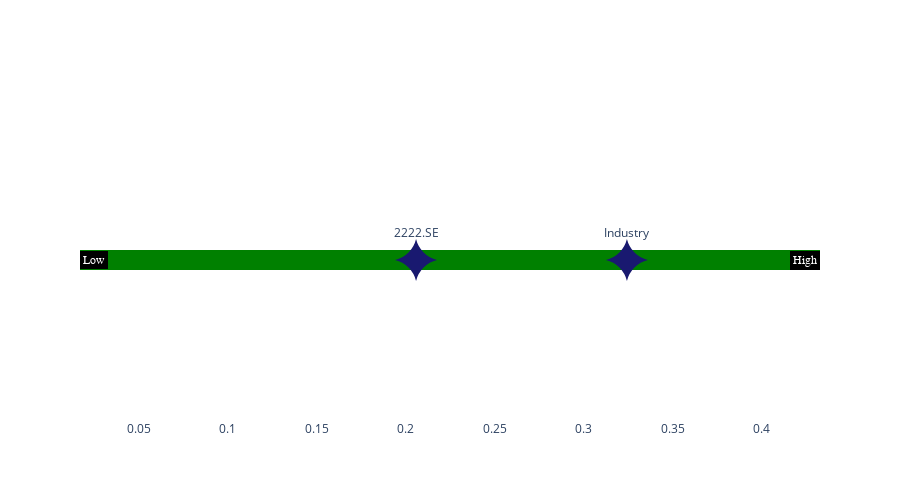

Write notebook code for a chart like this one.
### Code cell
import plotly.graph_objects as go
import plotly.express as px
import pandas as pd

def volatility(ticker):
    dataPath = os.path.abspath(os.path.join(os.path.dirname((os.path.curdir.__dir__()[0])), '..', 'Data'))
    fundDF = pd.read_csv(dataPath+'\\{}\\Fundamentals.csv'.format(ticker))
    pDF = pd.read_csv(dataPath+'\\{}\\Peers.csv'.format(ticker))
    volAvg = pDF['TR.VOLATILITY260D/100'].mean()
    volAsset = fundDF['TR.VOLATILITY260D/100'][0]
    if (volAvg>volAsset):
        high = volAvg
    else:
        high = volAsset

    fig = go.Figure()
    fig.add_trace(go.Scatter(
        x=[volAsset,volAvg], y=[0,0], mode='markers+text', marker_size=30, text=[ticker,'Industry'], textposition='top center', marker_symbol = 'star-diamond',marker_color="midnightblue",
    ))
    fig.add_annotation(x=0.025
        , y=0
        , text=f'Low'
        , showarrow=True
        , arrowhead=1
        , arrowsize=1
        , arrowwidth=2
        , arrowcolor="#636363"
        , ax=0
        , ay=0
        , font=dict(size=12, color="white", family="Courier New, monospace")
        , align="left"
        , bordercolor='black'
        , borderwidth=2
        , bgcolor="black"
        , opacity=1)
    fig.add_annotation(x=high+0.1
        , y=0
        , text=f'High'
        , showarrow=True
        , arrowhead=1
        , arrowsize=1
        , arrowwidth=2
        , arrowcolor="#636363"
        , ax=0
        , ay=0
        , font=dict(size=12, color="white", family="Courier New, monospace")
        , align="left"
        , bordercolor='black'
        , borderwidth=2
        , bgcolor="black"
        , opacity=1)
    fig.update_xaxes(showgrid=False,)
    fig.update_yaxes(showgrid=False,
                    zeroline=True, zerolinecolor='green', zerolinewidth=20,
                    showticklabels=False, range=[0,0])
    fig.update_layout(height=500, plot_bgcolor='white')
    #fig.show()
    return fig
dataPath = os.path.abspath(os.path.join(os.path.dirname((os.path.curdir.__dir__()[0])), '..', 'Data'))
figs = volatility('2222.SE')
figs.show()

### Figure 1 — Plotly figure (JSON) as saved in the notebook; plotly's stock layout.template omitted (floating-point values rounded to 4 significant figures)
{"data": [{"marker": {"color": "midnightblue", "size": 30, "symbol": "star-diamond"}, "mode": "markers+text", "text": ["2222.SE", "Industry"], "textposition": "top center", "type": "scatter", "x": [0.2059, 0.3243], "y": [0, 0]}], "layout": {"annotations": [{"align": "left", "arrowcolor": "#636363", "arrowhead": 1, "arrowsize": 1, "arrowwidth": 2, "ax": 0, "ay": 0, "bgcolor": "black", "bordercolor": "black", "borderwidth": 2, "font": {"color": "white", "family": "Courier New, monospace", "size": 12}, "opacity": 1, "showarrow": true, "text": "Low", "x": 0.025, "y": 0}, {"align": "left", "arrowcolor": "#636363", "arrowhead": 1, "arrowsize": 1, "arrowwidth": 2, "ax": 0, "ay": 0, "bgcolor": "black", "bordercolor": "black", "borderwidth": 2, "font": {"color": "white", "family": "Courier New, monospace", "size": 12}, "opacity": 1, "showarrow": true, "text": "High", "x": 0.4243, "y": 0}], "height": 500, "plot_bgcolor": "white", "xaxis": {"showgrid": false}, "yaxis": {"range": [0, 0], "showgrid": false, "showticklabels": false, "zeroline": true, "zerolinecolor": "green", "zerolinewidth": 20}}}
